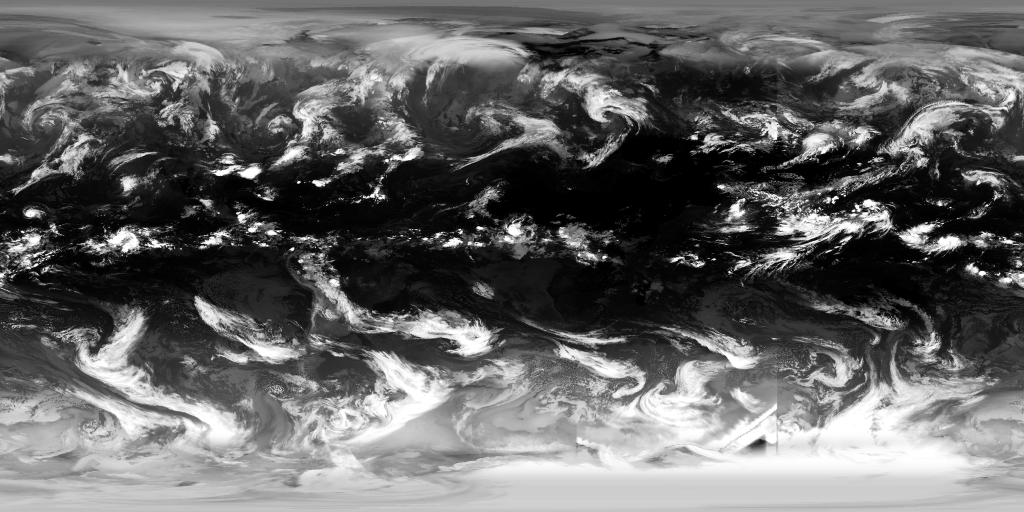
#> input picture clouds_src.png, 2048 x 1024 px (shown at 1/2 size)
$ python find_thinline.py clouds_src.png 'の日本の東を見る'
#> lines starting #> are read from the running program, lines starting #| are printed output that depends on the picture
#!/usr/bin/env python3
# -*- coding: utf-8 -*-
"""
find_thinline.py

equirect の雲素材 (clouds_src.png など) から「細くて薄い直線」を探す。
平均や大域しきい値では細線は埋もれるので、方向を振ってラドン変換で
「長く一直線に続くか」を z 値で出す。

使い方:
    python3 find_thinline.py                       clouds_src.png の日本の東を見る
    python3 find_thinline.py <png>                 別の画像を見る
    python3 find_thinline.py <png> 120 170 -15 55  経度min max 緯度min max を指定

出力の読み方:
    対象域の z と、比較用の対照域の z を並べて出す。
    対照域と同じくらい (だいたい 4 以下) なら直線なし。
    対照域より 1.5 倍以上большой なら人工的な直線がある。
"""

import sys
import numpy as np
from PIL import Image
from scipy.ndimage import median_filter
from skimage.transform import rotate


def load(path):
    im = Image.open(path).convert("L")
    return np.asarray(im).astype(np.float32), im.size


def crop(a, W, H, lon0, lon1, lat0, lat1):
    x0 = int((lon0 + 180.0) / 360.0 * W)
    x1 = int((lon1 + 180.0) / 360.0 * W)
    y0 = int((90.0 - lat1) / 180.0 * H)
    y1 = int((90.0 - lat0) / 180.0 * H)
    return a[y0:y1, x0:x1], (x0, y0)


def line_score(sub, clip=6.0):
    """細線だけ残してラドン。返り値 (z, 角度, 断面の位置)"""
    hp = sub - median_filter(sub, size=(5, 5))
    sig = np.clip(hp, -clip, clip)
    ok = np.ones_like(sig, dtype=np.float32)
    best = (0.0, 0.0, 0)
    for ang in np.arange(-75, 76, 1.0):
        R = rotate(sig, ang, resize=True, order=1, preserve_range=True)
        C = rotate(ok, ang, resize=True, order=1, preserve_range=True)
        cs = C.sum(0)
        m = cs > 0.55 * cs.max()
        if m.sum() < 20:
            continue
        prof = R.sum(0)[m] / cs[m]
        med = np.median(prof)
        mad = 1.4826 * np.median(np.abs(prof - med)) + 1e-9
        z = np.abs((prof - med) / mad)
        k = int(np.argmax(z))
        if z[k] > best[0]:
            best = (float(z[k]), float(ang), k)
    return best


def main():
    path = sys.argv[1] if len(sys.argv) > 1 else "clouds_src.png"
    if len(sys.argv) >= 6:
        lon0, lon1, lat0, lat1 = [float(v) for v in sys.argv[2:6]]
    else:
        lon0, lon1, lat0, lat1 = 120.0, 170.0, -15.0, 55.0

    a, (W, H) = load(path)
#> in load, im is the input picture: PIL image 2048x1024 L; min 0, max 255, mean 101.5
#> W = 2048; H = 1024
    print("画像 %s  %dx%d  経度 %.2f 度/px" % (path, W, H, 360.0 / W))
#| 画像 clouds_src.png  2048x1024  経度 0.18 度/px
    print()

    sub, _ = crop(a, W, H, lon0, lon1, lat0, lat1)
#> in crop, `x0 = int((lon0 + 180.0) / 360.0 * W)`: x0 = 1706
#> in crop, `x1 = int((lon1 + 180.0) / 360.0 * W)`: x1 = 1991
#> in crop, `y0 = int((90.0 - lat1) / 180.0 * H)`: y0 = 199
#> in crop, `y1 = int((90.0 - lat0) / 180.0 * H)`: y1 = 597
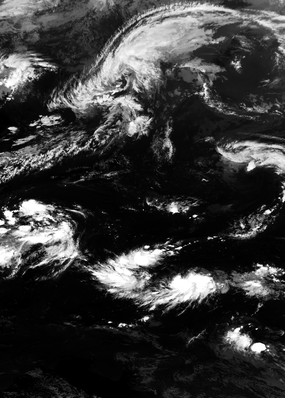
#> sub: shape (398, 285) float32; min 0, max 255, mean 56.5
    z, ang, k = line_score(sub)
#> the loop in line_score, `for ang in np.arange(-75, 76, 1.0):` made 151 passes
#> (med, mad, k, best) on passes 1, 2, 5, 57, 113, 126, 148: (0.302, 0.242, 185, (3.37, -75, 185)), (0.293, 0.248, 321, (4.25, -74, 321)), (0.284, 0.251, 366, (4.71, -71, 366)), (0.28, 0.163, 157, (4.99, -19, 157)), (0.306, 0.176, 38, (5.15, 37, 38)), (0.327, 0.225, 14, (5.61, 50, 14)), (0.345, 0.274, 7, (5.7, 72, 7))
#> (med, mad, k) on passes 3, 4, 6, 7, 8, 9: (0.313, 0.264, 120), (0.306, 0.292, 107), (0.304, 0.301, 117), (0.297, 0.243, 199), (0.292, 0.27, 142), (0.297, 0.254, 272)
#> pass 1, in line_score, `R = rotate(sig, ang, resize=True, order=1, preserve_range=True)`:
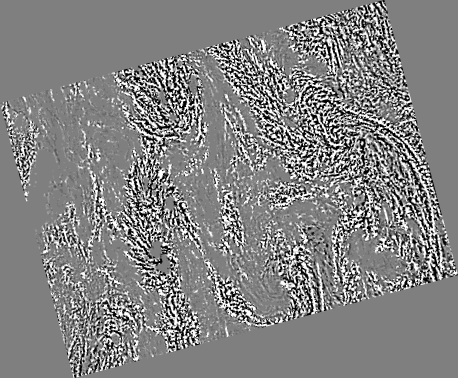
#> R: shape (378, 458) float32; min -6, max 6, mean 0.189; drawn with min black and max white
#> pass 3, in line_score, `R = rotate(sig, ang, resize=True, order=1, preserve_range=True)`:
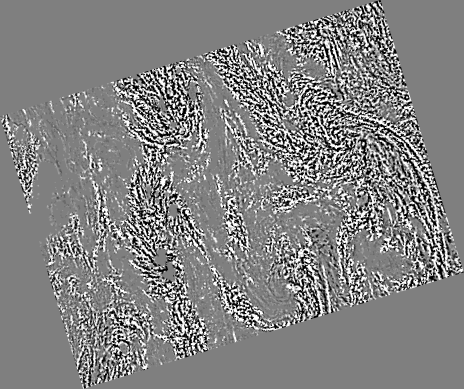
#> R: shape (389, 464) float32; min -6, max 6, mean 0.181; drawn with min black and max white
#> after the loop in line_score, `for ang in np.arange(-75, 76, 1.0):`: ok: shape (398, 285) float32; every value is 1
#> z = 5.7; ang = 72; k = 7
    print("【対象】経度 %.0f〜%.0f / 緯度 %.0f〜%.0f  (%dx%d px)"
          % (lon0, lon1, lat0, lat1, sub.shape[1], sub.shape[0]))
#| 【対象】経度 120〜170 / 緯度 -15〜55  (285x398 px)
    print("   直線スコア z = %.2f   角度 %.0f 度" % (z, ang))
#|    直線スコア z = 5.70   角度 72 度
    print()

    print("【対照】同じ大きさで別の海域を3つ")
    dlon = lon1 - lon0
    dlat = lat1 - lat0
    ctrl = [(-150.0, -150.0 + dlon, lat0, lat1),
            (-40.0, -40.0 + dlon, lat0, lat1),
            (60.0, 60.0 + dlon, -60.0, -60.0 + dlat)]
    zs = []
    for c in ctrl:
        s, _ = crop(a, W, H, *c)
        if s.size == 0:
            continue
        zz, aa, _ = line_score(s)
        zs.append(zz)
        print("   経度 %6.0f〜%6.0f / 緯度 %4.0f〜%4.0f   z = %.2f  (角度 %.0f)"
              % (c[0], c[1], c[2], c[3], zz, aa))
#> this loop made 3 passes
#> (x0 in crop, x1 in crop, y0 in crop, y1 in crop, zz, aa) on passes 1 to 3: (170, 455, 199, 597, 5.78, 42), (796, 1080, 199, 597, 6.59, 52), (1365, 1649, 455, 853, 4.72, 55)
#|    経度   -150〜  -100 / 緯度  -15〜  55   z = 5.78  (角度 42)
#|    経度    -40〜    10 / 緯度  -15〜  55   z = 6.59  (角度 52)
#|    経度     60〜   110 / 緯度  -60〜  10   z = 4.72  (角度 55)
#> pass 1, in line_score (call 2), `hp = sub - median_filter(sub, size=(5, 5))`:
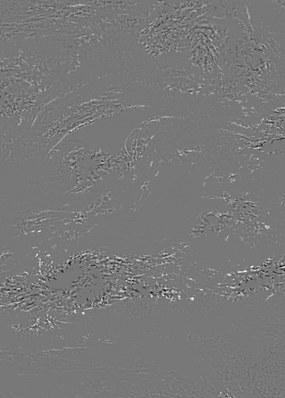
#> hp: shape (398, 285) float32; min -192, max 216, mean 1.7; drawn with min black and max white
#> pass 1, in line_score (call 2), `sig = np.clip(hp, -clip, clip)`:
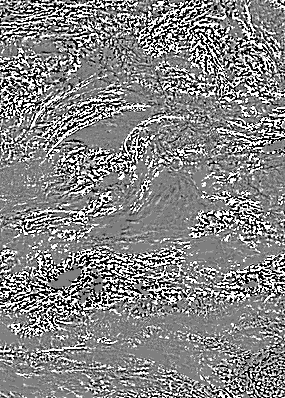
#> sig: shape (398, 285) float32; min -6, max 6, mean 0.287; drawn with min black and max white
#> pass 2, in main, `s, _ = crop(a, W, H, *c)`:
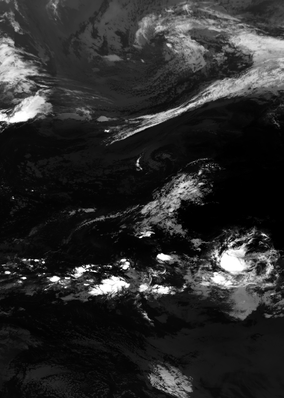
#> s: shape (398, 284) float32; min 0, max 255, mean 43
#> after the loop:
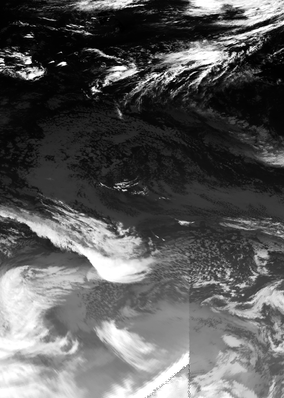
#> s: shape (398, 284) float32; min 0, max 255, mean 89.2
#> after the loop, zs = [5.78, 6.59, 4.72]
    if zs:
        base = float(np.median(zs))
#> base = 5.78
        print()
        print("対照の中央値 z = %.2f" % base)
#| 対照の中央値 z = 5.78
        print("対象 / 対照 = %.2f" % (z / max(base, 1e-6)))
#| 対象 / 対照 = 0.99
        if z / max(base, 1e-6) >= 1.5:
            print(">>> 対象域に人工的な直線がある")
        else:
            print(">>> 対象域に目立つ直線は無い")


if __name__ == "__main__":
    main()

$ run again, with face4_cmp.png copied over clouds_src.png
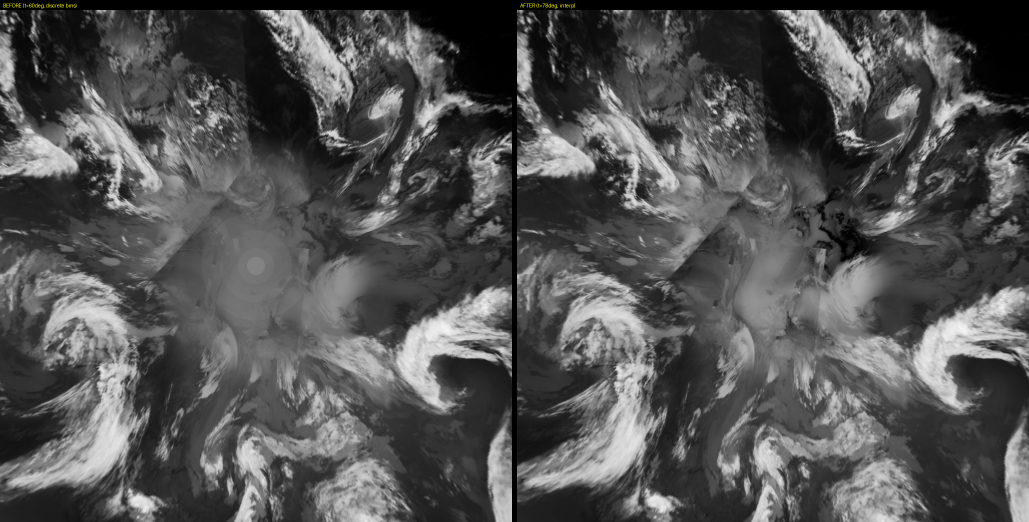
#> input picture face4_cmp.png, 2058 x 1044 px (shown at 1/2 size)
#> W = 2058; H = 1044
#| 画像 clouds_src.png  2058x1044  経度 0.17 度/px
#> x0 = 1715
#> x1 = 2000
#> y0 = 203
#> y1 = 609
#> the loop in line_score, `for ang in np.arange(-75, 76, 1.0):` made 151 passes
#> (med, mad, k, best) on passes 1, 3, 4, 21, 22, 48, 97, 105: (0.0752, 0.238, 279, (3.37, -75, 279)), (0.0873, 0.227, 272, (3.7, -73, 272)), (0.0722, 0.194, 267, (3.91, -72, 267)), (0.0585, 0.2, 301, (3.98, -55, 301)), (0.0528, 0.192, 299, (4.51, -54, 299)), (0.0652, 0.128, 208, (5.79, -28, 208)), (0.0698, 0.174, 36, (6.18, 21, 36)), (0.0708, 0.199, 11, (6.86, 29, 11))
#> in main, `z, ang, k = line_score(sub)`: z = 6.86; ang = 29; k = 11
#| 【対象】経度 120〜170 / 緯度 -15〜55  (285x406 px)
#|    直線スコア z = 6.86   角度 29 度
#> the loop in main, `for c in ctrl:` made 3 passes
#> (x0 in crop, x1 in crop, y0 in crop, y1 in crop, zz, aa) on passes 1 to 3: (171, 457, 203, 609, 5.27, -25), (800, 1086, 203, 609, 18.55, 0), (1372, 1657, 464, 870, 7.46, -54)
#> (printed output is left out)
#> pass 1, in line_score (call 2), `sig = np.clip(hp, -clip, clip)`:
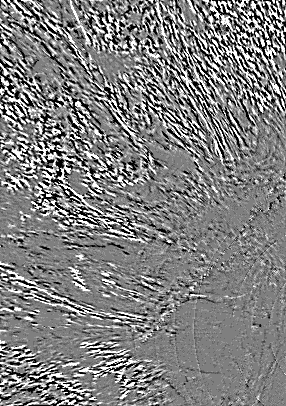
#> sig: shape (406, 286) float32; min -6, max 6, mean 0.0395; drawn with min black and max white
#> after the loop in main, `for c in ctrl:`:
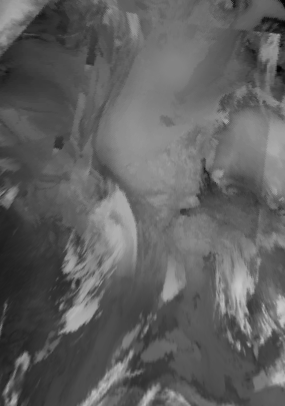
#> s: shape (406, 285) float32; min 3, max 201, mean 96
#> after the loop in main, `for c in ctrl:`: zs = [5.27, 18.55, 7.46]
#> base = 7.46
#| 対照の中央値 z = 7.46
#| 対象 / 対照 = 0.92

$ run again, with google_clouds_eq.png copied over clouds_src.png
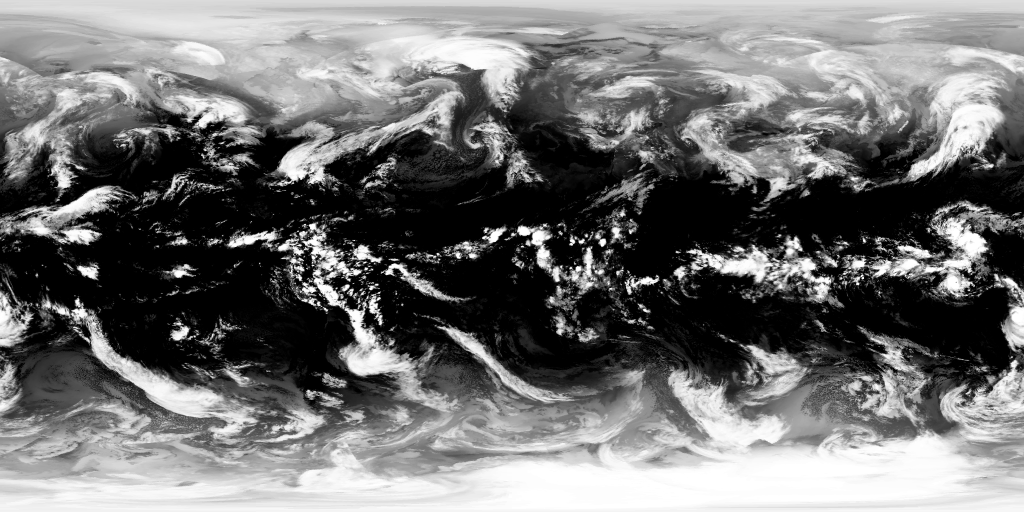
#> input picture google_clouds_eq.png, 2048 x 1024 px (shown at 1/2 size)
#> in load, im is the input picture: PIL image 2048x1024 L; min 0, max 255, mean 113.4
#> W = 2048; H = 1024
#| 画像 clouds_src.png  2048x1024  経度 0.18 度/px
#> x0 = 1706
#> x1 = 1991
#> y0 = 199
#> y1 = 597
#> the loop in line_score, `for ang in np.arange(-75, 76, 1.0):` made 151 passes
#> (med, mad, k, best) on passes 1, 4, 6, 8, 13, 14, 16, 20: (0.204, 0.307, 302, (3.14, -75, 302)), (0.234, 0.348, 364, (3.23, -72, 364)), (0.225, 0.32, 337, (3.33, -70, 337)), (0.203, 0.287, 329, (3.56, -68, 329)), (0.211, 0.267, 7, (3.9, -63, 7)), (0.203, 0.285, 297, (4.16, -62, 297)), (0.215, 0.272, 329, (4.33, -60, 329)), (0.208, 0.262, 291, (4.54, -56, 291))
#> in main, `z, ang, k = line_score(sub)`: z = 4.69; ang = -51; k = 289
#| 【対象】経度 120〜170 / 緯度 -15〜55  (285x398 px)
#|    直線スコア z = 4.69   角度 -51 度
#> the loop in main, `for c in ctrl:` made 3 passes
#> (x0 in crop, x1 in crop, y0 in crop, y1 in crop, zz, aa) on passes 1 to 3: (170, 455, 199, 597, 6.2, 73), (796, 1080, 199, 597, 7.2, -43), (1365, 1649, 455, 853, 5.47, -23)
#> (printed output is left out)
#> after the loop in main, `for c in ctrl:`:
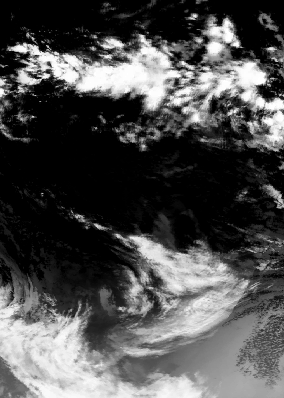
#> s: shape (398, 284) float32; min 0, max 255, mean 78
#> after the loop in main, `for c in ctrl:`: zs = [6.2, 7.2, 5.47]
#> base = 6.2
#| 対照の中央値 z = 6.20
#| 対象 / 対照 = 0.76
